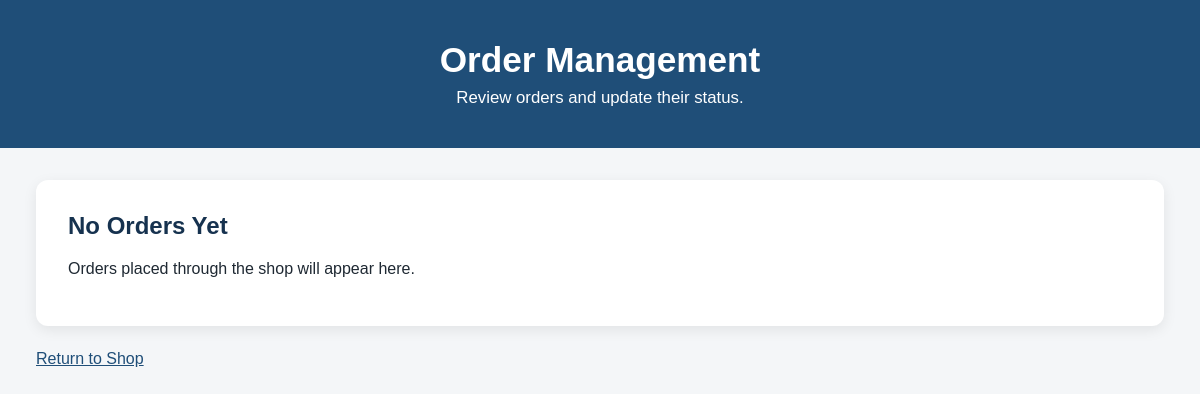
The page /orders on the database as committed earlier.
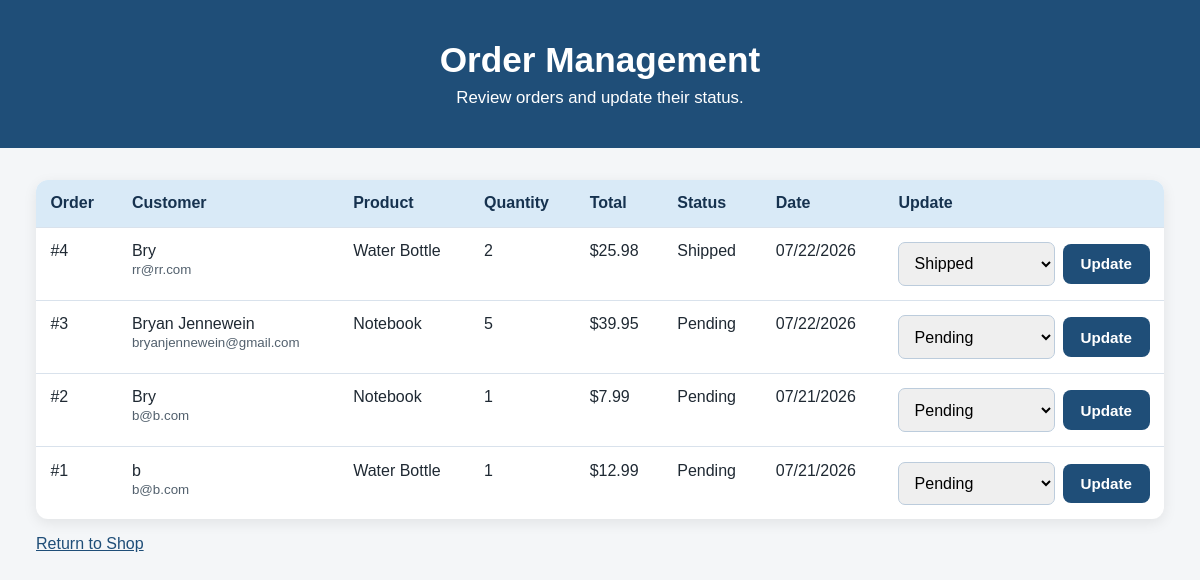
The same page on the database as committed later.
### app/models.py (models this page shows)
class Order(db.Model):
    id = db.Column(db.Integer, primary_key=True)
    customer_name = db.Column(db.String(120), nullable=False)
    customer_email = db.Column(db.String(120), nullable=False)
    product_id = db.Column(
        db.Integer,
        db.ForeignKey("product.id"),
        nullable=False
    )
    quantity = db.Column(db.Integer, nullable=False, default=1)
    status = db.Column(db.String(50), nullable=False, default="Pending")
    created_at = db.Column(db.DateTime, default=datetime.utcnow)
    product = db.relationship(
        "Product",
        backref=db.backref("orders", lazy=True)
    )
    @property
    def total_price(self):
        return self.product.price * self.quantity

class Product(db.Model):
    id = db.Column(db.Integer, primary_key=True)
    name = db.Column(db.String(200), nullable=False)
    description = db.Column(db.Text)
    price = db.Column(db.Float, nullable=False)
    stock = db.Column(db.Integer, default=0)
    image_url = db.Column(db.String(200))
    created_at = db.Column(db.DateTime, default=datetime.utcnow)

### app/routes/orders.py (the view)
@orders.route("/orders", methods=["GET"])
def order_list():
    all_orders = Order.query.order_by(Order.created_at.desc()).all()
    return render_template("orders.html", orders=all_orders)

### app/__init__.py (called while the page is built)
def configure_request_monitoring(app):
    @app.before_request
    def before_request():
        g.start_time = time.perf_counter()
    @app.after_request
    def after_request(response):
        elapsed = time.perf_counter() - g.start_time
        app.logger.info(
            "%s %s | %s | %.4fs | %s",
            request.method,
            request.path,
            response.status_code,
            elapsed,
            request.remote_addr,
        )
        return response

def configure_security_headers(app):
    @app.after_request
    def add_security_headers(response):
        response.headers["X-Content-Type-Options"] = "nosniff"
        response.headers["X-Frame-Options"] = "SAMEORIGIN"
        response.headers["Referrer-Policy"] = "strict-origin-when-cross-origin"
        response.headers["Permissions-Policy"] = (
            "camera=(), microphone=(), geolocation=()"
        )
        return response

### app/templates/orders.html (shortened to what this page needs)
<!DOCTYPE html>
<html lang="en">
<head>
    <link
        rel="stylesheet"
        href="{{ url_for('static', filename='css/styles.css') }}"
    >
</head>
<body>
    <header>
        <h1>Order Management</h1>
        <p>Review orders and update their status.</p>
    </header>
    <main class="orders-container">
        {% if orders %}
            <div class="table-wrapper">
                <table>
                    <thead>
                        <tr>
                            <th>Order</th>
                            <th>Customer</th>
                            <th>Product</th>
                            <th>Quantity</th>
                            <th>Total</th>
                            <th>Status</th>
                            <th>Date</th>
                            <th>Update</th>
                        </tr>
                    </thead>
                    <tbody>
                        {% for order in orders %}
                            <tr>
                                <td>#{{ order.id }}</td>
                                <td>
                                    {{ order.customer_name }}<br>
                                    <small>{{ order.customer_email }}</small>
                                </td>
                                <td>{{ order.product.name }}</td>
                                <td>{{ order.quantity }}</td>
                                <td>
                                    ${{ "%.2f"|format(order.total_price) }}
                                </td>
                                <td>{{ order.status }}</td>
                                <td>
                                    {{ order.created_at.strftime("%m/%d/%Y") }}
                                </td>
                                <td>
                                    <form
                                        method="POST"
                                        action="{{ url_for(
                                            'orders.update_order_status',
                                            order_id=order.id
                                        ) }}"
                                    >
                                        <select name="status">
                                            {% for status in [
                                                "Pending",
                                                "Processing",
                                                "Shipped",
                                                "Completed",
                                                "Cancelled"
                                            ] %}
                                                <option
                                                    value="{{ status }}"
                                                    {% if order.status == status %}
                                                        selected
                                                    {% endif %}
                                                >
                                                    {{ status }}
                                                </option>
                                            {% endfor %}
                                        </select>
                                        <button type="submit">
                                            Update
                                        </button>
                                    </form>
                                </td>
                            </tr>
                        {% endfor %}
                    </tbody>
                </table>
            </div>
        {% else %}
            <section class="order-card">
                <h2>No Orders Yet</h2>
                <p>Orders placed through the shop will appear here.</p>
            </section>
        {% endif %}
        <p>
            <a href="{{ url_for('products.product_listing') }}">
                Return to Shop
            </a>
        </p>
    </main>
</body>
</html>

Rows that differ between the two databases and show on the page:
added Order: id "4", customer_name "Bry", customer_email "rr@rr.com", product.name "Water Bottle", quantity "2", status "Shipped", created_at "07/22/2026"
now on this page (row edited): Product: total_price "25.98", total_price "12.99"
added Order: id "3", customer_name "Bryan Jennewein", customer_email "bryanjennewein@gmail.com", product.name "Notebook", quantity "5", status "Pending", created_at "07/22/2026"
now on this page (row edited): Product: total_price "39.95", total_price "7.99"
added Order: id "2", customer_name "Bry", customer_email "b@b.com", product.name "Notebook", quantity "1", status "Pending", created_at "07/21/2026"
added Order: id "1", customer_name "b", customer_email "b@b.com", product.name "Water Bottle", quantity "1", status "Pending", created_at "07/21/2026"
Other text that changed with them:
text no longer shown: "No Orders Yet Orders placed through the shop will appear here."
text now shown: "Order Customer Product Quantity Total Status Date Update"
